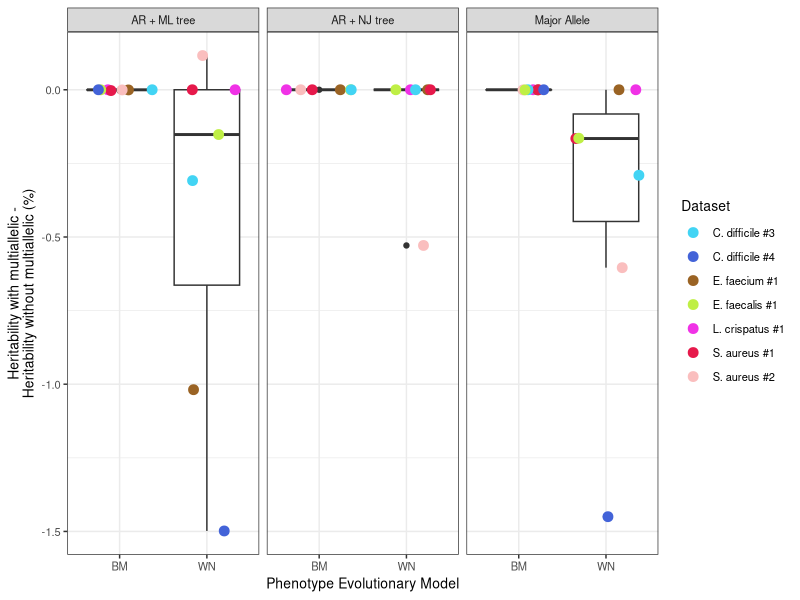

The R script that drew this image:
# plot heritability estimates
library(tidyverse)

cols = read_delim('../data/project_names_and_colors.tsv', delim='\t')
her_ests = read.csv('../data/her_ests.csv', header = F, stringsAsFactors = F)
colors = cols$hex_color
names(colors) = cols$Project
proj_name = cols$Dataset
names(proj_name) = cols$Project

names(her_ests) = c('datname','phen_type','pw_type','her_est')

her_ests$dataset = gsub('_prewas.*','',her_ests$datname)
her_ests$prewas_run = gsub('.*prewas_output_','',her_ests$datname)
her_ests$prewas_run[her_ests$prewas_run == 'no_ancestral_reconstruction_no_tree_given'] = 'Major Allele'
her_ests$prewas_run[her_ests$prewas_run == 'with_ancestral_reconstruction_no_tree_given'] = 'AR + NJ tree'
her_ests$prewas_run[her_ests$prewas_run == 'with_ancestral_reconstruction_given_tree'] = 'AR + ML tree'
her_ests$phen_type[her_ests$phen_type == 'bm'] = 'BM'
her_ests$phen_type[her_ests$phen_type == 'wn'] = 'WN'

he = her_ests[her_ests$pw_type == 'multi',]
he$diff = (her_ests$her_est[her_ests$pw_type == 'multi'] - her_ests$her_est[her_ests$pw_type == 'no multi'])*100

pdf('../figures/Figure_S3_heritability_estimate_differences.pdf',width = 6,height = 4)
ggplot(he, aes(x=phen_type,y=diff)) + geom_boxplot() + geom_jitter(aes(col=dataset),size=3) + facet_grid(cols = vars(prewas_run)) + 
  xlab('Phenotype Evolutionary Model') + ylab('Heritability with multiallelic -\nHeritability without multiallelic (%)') + 
  scale_color_manual(name = 'Dataset',values = colors, labels = proj_name) + 
  theme_bw() +
  theme(text = element_text(size=10))
dev.off()
